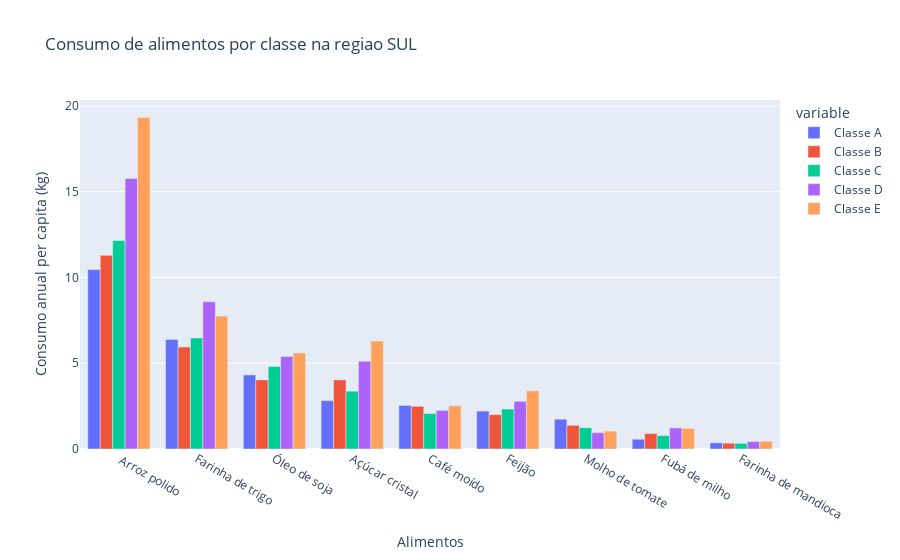

Source (notebook cell):
### Markdown cell above
* Região Sul

### Code cell
fig = px.bar(consumo_sul, barmode = 'group', x = 'Items', y = ['Classe A', 'Classe B', 'Classe C', 'Classe D', 'Classe E'], title = 'Consumo de alimentos por classe na regiao SUL', labels= {'Items': 'Alimentos', 'value': 'Consumo anual per capita (kg)' })
fig.show()

### Figure 1 — Plotly figure (JSON) as saved in the notebook; plotly's stock layout.template omitted (floating-point values rounded to 4 significant figures)
{"data": [{"alignmentgroup": "True", "hovertemplate": "variable=Classe A<br>Alimentos=%{x}<br>Consumo anual per capita (kg)=%{y}<extra></extra>", "legendgroup": "Classe A", "marker": {"color": "#636efa", "pattern": {"shape": ""}}, "name": "Classe A", "offsetgroup": "Classe A", "orientation": "v", "showlegend": true, "textposition": "auto", "type": "bar", "x": [" Arroz polido", "Farinha de trigo", "Óleo de soja", "Açúcar cristal", "Café moído", "Feijão", "Molho de tomate", "Fubá de milho", "Farinha de mandioca"], "xaxis": "x", "y": [10.46, 6.39, 4.32, 2.82, 2.54, 2.21, 1.74, 0.57, 0.36], "yaxis": "y"}, {"alignmentgroup": "True", "hovertemplate": "variable=Classe B<br>Alimentos=%{x}<br>Consumo anual per capita (kg)=%{y}<extra></extra>", "legendgroup": "Classe B", "marker": {"color": "#EF553B", "pattern": {"shape": ""}}, "name": "Classe B", "offsetgroup": "Classe B", "orientation": "v", "showlegend": true, "textposition": "auto", "type": "bar", "x": [" Arroz polido", "Farinha de trigo", "Óleo de soja", "Açúcar cristal", "Café moído", "Feijão", "Molho de tomate", "Fubá de milho", "Farinha de mandioca"], "xaxis": "x", "y": [11.29, 5.94, 4.03, 4.03, 2.49, 2, 1.38, 0.9, 0.34], "yaxis": "y"}, {"alignmentgroup": "True", "hovertemplate": "variable=Classe C<br>Alimentos=%{x}<br>Consumo anual per capita (kg)=%{y}<extra></extra>", "legendgroup": "Classe C", "marker": {"color": "#00cc96", "pattern": {"shape": ""}}, "name": "Classe C", "offsetgroup": "Classe C", "orientation": "v", "showlegend": true, "textposition": "auto", "type": "bar", "x": [" Arroz polido", "Farinha de trigo", "Óleo de soja", "Açúcar cristal", "Café moído", "Feijão", "Molho de tomate", "Fubá de milho", "Farinha de mandioca"], "xaxis": "x", "y": [12.16, 6.47, 4.81, 3.37, 2.07, 2.33, 1.24, 0.78, 0.33], "yaxis": "y"}, {"alignmentgroup": "True", "hovertemplate": "variable=Classe D<br>Alimentos=%{x}<br>Consumo anual per capita (kg)=%{y}<extra></extra>", "legendgroup": "Classe D", "marker": {"color": "#ab63fa", "pattern": {"shape": ""}}, "name": "Classe D", "offsetgroup": "Classe D", "orientation": "v", "showlegend": true, "textposition": "auto", "type": "bar", "x": [" Arroz polido", "Farinha de trigo", "Óleo de soja", "Açúcar cristal", "Café moído", "Feijão", "Molho de tomate", "Fubá de milho", "Farinha de mandioca"], "xaxis": "x", "y": [15.77, 8.59, 5.39, 5.11, 2.25, 2.78, 0.95, 1.23, 0.43], "yaxis": "y"}, {"alignmentgroup": "True", "hovertemplate": "variable=Classe E<br>Alimentos=%{x}<br>Consumo anual per capita (kg)=%{y}<extra></extra>", "legendgroup": "Classe E", "marker": {"color": "#FFA15A", "pattern": {"shape": ""}}, "name": "Classe E", "offsetgroup": "Classe E", "orientation": "v", "showlegend": true, "textposition": "auto", "type": "bar", "x": [" Arroz polido", "Farinha de trigo", "Óleo de soja", "Açúcar cristal", "Café moído", "Feijão", "Molho de tomate", "Fubá de milho", "Farinha de mandioca"], "xaxis": "x", "y": [19.33, 7.75, 5.6, 6.3, 2.52, 3.39, 1.04, 1.2, 0.45], "yaxis": "y"}], "layout": {"barmode": "group", "legend": {"title": {"text": "variable"}, "tracegroupgap": 0}, "title": {"text": "Consumo de alimentos por classe na regiao SUL"}, "xaxis": {"anchor": "y", "domain": [0, 1], "title": {"text": "Alimentos"}}, "yaxis": {"anchor": "x", "domain": [0, 1], "title": {"text": "Consumo anual per capita (kg)"}}}}
